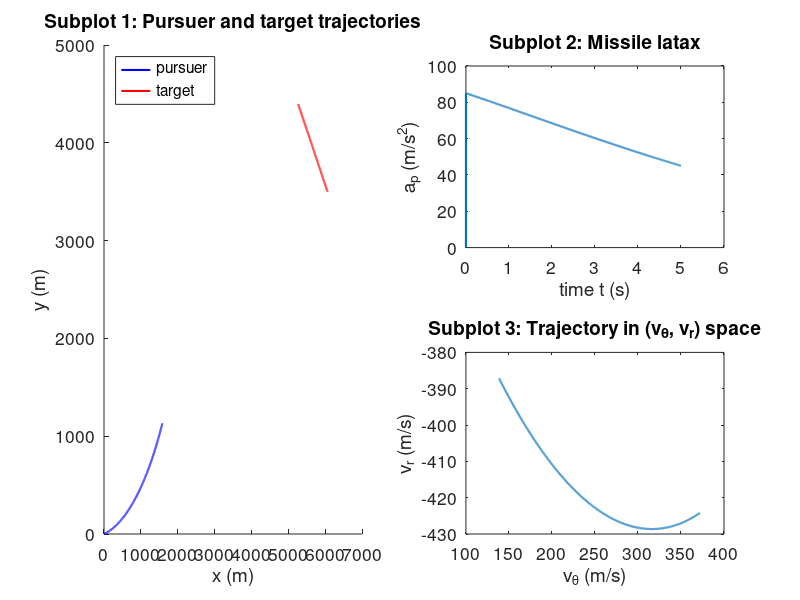

Here is the MATLAB script that generated this plot: (Note: this script raises an error after producing the figure.)
% INPUTS
Xp0 = [0 0]; %m
theta0 = 30*pi/180; %rad
Xt0 = 7000*[cos(theta0) sin(theta0)]; %m
vp = 400; %m/s
nu = 1/0.6;
vt = vp/nu; %m/s
alpha_p0 = 10*pi/180; %rad
alpha_t = 131.619*pi/180; %rad
N = 4;
k = N - 1;
phi0 = alpha_p0 - N*theta0; %rad
vt_vec = vt*[cos(alpha_t) sin(alpha_t)]; %m/s
N_vp = N*vp;

%termination criteria
%t_end may be specified to avoid infinite loop in case Rf condition is not met
Rf = 0.5; %range criterion (m)
t_end = 5; %time criterion (s)

%terminate program if t_end is NaN
if isnan(t_end)
    disp('Please specify value for t_end');
    return;
end

tf = NaN;
impact_ang = NaN; %impact angle
tmiss = NaN;
Rmiss = NaN;
flag = true; %set flag to true if Rmiss, tmiss are to be found

tstep = 0.001; %time step

%Evaluation and plotting of trajectories and missile latax
t = 0;
ap = 0;
Xp = Xp0;
Xt = Xt0;
R_vec = Xt - Xp;
R = norm(R_vec);
theta = theta0;
alpha_p = alpha_p0;

delta_t = alpha_t - theta;
delta_p = alpha_p - theta;
v_r = vt*cos(delta_t) - vp*cos(delta_p);
v_theta = vt*sin(delta_t) - vp*sin(delta_p);

%initialising arrays
t_sol = t;
ap_sol = ap;
Xp_sol = Xp;
Xt_sol = Xt;
R_sol = R;
theta_sol = theta;
v_r_sol = v_r;
v_theta_sol = v_theta;

while true
    if R < Rf
        tf = t;
        impact_ang = abs(alpha_p - alpha_t);
        disp('Interception occurs');
        break;
    end
    
    if t > t_end
        break;
    end
    
    vp_vec = vp*[cos(alpha_p) sin(alpha_p)];
    
    %evaluation of parameters for next time step
    t = t + tstep;
    Xp = Xp + vp_vec*tstep;
    Xt = Xt + vt_vec*tstep;
    
    R_vec = Xt - Xp;
    R = norm(R_vec);
    
    if flag
        if R > R_sol(end)
            tmiss = t;
            Rmiss = R;
            disp('Interception does not occur');
            flag = false;
            break; %comment break to calculate data after missile misses target
        end
    end
    
    theta = atan2(R_vec(2), R_vec(1));
    dtheta_t = (theta - theta_sol(end))/tstep;
    
    alpha_p = N*theta + phi0;
    ap = N_vp*dtheta_t;
    
    delta_t = alpha_t - theta;
    delta_p = k*theta + phi0;
    v_r = vt*cos(delta_t) - vp*cos(delta_p);
    v_theta = vt*sin(delta_t) - vp*sin(delta_p);
    
    %updating arrays
    t_sol = [t_sol t];
    ap_sol = [ap_sol ap];
    Xp_sol = [Xp_sol; Xp];
    Xt_sol = [Xt_sol; Xt];
    R_sol = [R_sol R];
    theta_sol = [theta_sol theta];
    v_r_sol = [v_r_sol v_r];
    v_theta_sol = [v_theta_sol v_theta];
end

%LOS angle taking vT0 as reference X axis
theta_rel = pi + theta_sol - alpha_t;

%% plot pursuer and target trajectories
subplot(2, 2, [1 3]);
hold on;
plot(Xp_sol(:, 1), Xp_sol(:, 2), 'b', 'linewidth', 1.5);
plot(Xt_sol(:, 1), Xt_sol(:, 2), 'r', 'linewidth', 1.5);
xlabel('x (m)');
ylabel('y (m)');
title('Subplot 1: Pursuer and target trajectories');
legend('pursuer', 'target', 'Location', 'northwest');
set(gca,'fontsize',12.5);

%% plot ap_sol
subplot(2, 2, 2);
plot(t_sol, ap_sol, 'linewidth', 1.5);
xlabel('time t (s)');
ylabel('a_p (m/s^2)');
title('Subplot 2: Missile latax');
set(gca,'fontsize',12.5);

%% plot trajectory in (v_theta, v_r) space
subplot(2, 2, 4);
plot(v_theta_sol, v_r_sol, 'linewidth', 1.5);
xlabel('v_{\theta} (m/s)');
ylabel('v_r (m/s)');
title('Subplot 3: Trajectory in (v_{\theta}, v_r) space');
set(gca,'fontsize',12.5);

%% plot pursuer relative trajectory in polar plane
polarplot(theta_rel, R_sol, 'linewidth', 1.5);
title('Relative trajectory in polar plane');
% set(gca,'fontsize',12.5);

%% polar plot sectors
% theta_vr_arr = [0.2608 1.656 2.278 3.405 4.09 5.419];
% theta_vtheta_arr = [0.7069 1.835 2.52 3.848 4.973 5.664];
theta_vr_arr = [0.5341 1.916 2.859 3.676 5.058 6];
theta_vtheta_arr = [0.3456 1.288 2.105 3.487 4.43 5.246];
theta_vr_arr = pi + theta_vr_arr - alpha_t;
theta_vtheta_arr = pi + theta_vtheta_arr - alpha_t;
size_roots = size(theta_vtheta_arr);
sign_r = '<';
sign_theta = '<';

hold on;
theta_one = [1 1];

rho = [0 8500];
text_rho = 7000;

for i = 1:size_roots(2) - 1
    polarplot(theta_vr_arr(i)*theta_one, rho, '--r');
    text(theta_vr_arr(i), 8700, 'v_r = 0');
    polarplot(theta_vtheta_arr(i)*theta_one, rho, '--b');
    text(theta_vtheta_arr(i), 8700, 'v_{\theta} = 0');
    
%     text_theta = 0.5*(theta_vr_arr(i) + theta_vtheta_arr(i));
%     text(text_theta, text_rho, strcat('v_r', sign_r, '0, v_{\theta}', sign_theta, '0'));
%     sign_theta = flip_sign(sign_theta);
%     
%     text_theta = 0.5*(theta_vr_arr(i + 1) + theta_vtheta_arr(i));
%     text(text_theta, text_rho, strcat('v_r', sign_r, '0, v_{\theta}', sign_theta, '0'));
%     sign_r = flip_sign(sign_r);
    
    text_theta = 0.5*(theta_vr_arr(i) + theta_vtheta_arr(i));
    text(text_theta, text_rho, strcat('v_r', sign_r, '0, v_{\theta}', sign_theta, '0'));
    sign_r = flip_sign(sign_r);
    
    text_theta = 0.5*(theta_vr_arr(i) + theta_vtheta_arr(i + 1));
    text(text_theta, text_rho, strcat('v_r', sign_r, '0, v_{\theta}', sign_theta, '0'));
    sign_theta = flip_sign(sign_theta);
end

polarplot(theta_vr_arr(size_roots(2))*theta_one, rho, '--r');
text(theta_vr_arr(size_roots(2)), 8700, 'v_r = 0');
polarplot(theta_vtheta_arr(size_roots(2))*theta_one, rho, '--b');
text(theta_vtheta_arr(size_roots(2)), 8700, 'v_{\theta} = 0');

% text_theta = 0.5*(theta_vr_arr(size_roots(2)) + theta_vtheta_arr(size_roots(2)));
% text(text_theta, text_rho, strcat('v_r', sign_r, '0, v_{\theta}', sign_theta, '0'));
% sign_theta = flip_sign(sign_theta);
% 
% text_theta = 0.5*(theta_vr_arr(1) + theta_vtheta_arr(size_roots(2)) - 2*pi);
% text(text_theta, text_rho, strcat('v_r', sign_r, '0, v_{\theta}', sign_theta, '0'));

text_theta = 0.5*(theta_vr_arr(size_roots(2)) + theta_vtheta_arr(size_roots(2)));
text(text_theta, text_rho, strcat('v_r', sign_r, '0, v_{\theta}', sign_theta, '0'));
sign_r = flip_sign(sign_r);

text_theta = 0.5*(theta_vr_arr(size_roots(2)) + theta_vtheta_arr(1) - 2*pi);
text(text_theta, text_rho, strcat('v_r', sign_r, '0, v_{\theta}', sign_theta, '0'));

%% plot v_r vs theta and v_theta vs theta
theta_arr = 0:pi/100:4*pi;
delta_t_arr = alpha_t - theta_arr;
delta_p_arr = k*theta_arr + phi0;
v_r_arr = vt*cos(delta_t_arr) - vp*cos(delta_p_arr);
v_theta_arr = vt*sin(delta_t_arr) - vp*sin(delta_p_arr);

size_theta_arr = size(theta_arr);
theta_axis = zeros(size_theta_arr(2));

subplot(2, 1, 1);
plot(theta_arr*180/pi, v_r_arr, 'linewidth', 1.5);
hold on;
plot(theta_arr*180/pi, theta_axis, '--r');
ylabel('v_r (m/s)');
xlabel('\theta (deg)');
title('Subplot 1: v_r vs \theta');
set(gca,'fontsize',12.5);

subplot(2, 1, 2);
plot(theta_arr*180/pi, v_theta_arr, 'linewidth', 1.5);
hold on;
plot(theta_arr*180/pi, theta_axis, '--r');
ylabel('v_{\theta} (m/s)');
xlabel('\theta (deg)');
title('Subplot 2: v_{\theta} vs \theta');
set(gca,'fontsize',12.5);